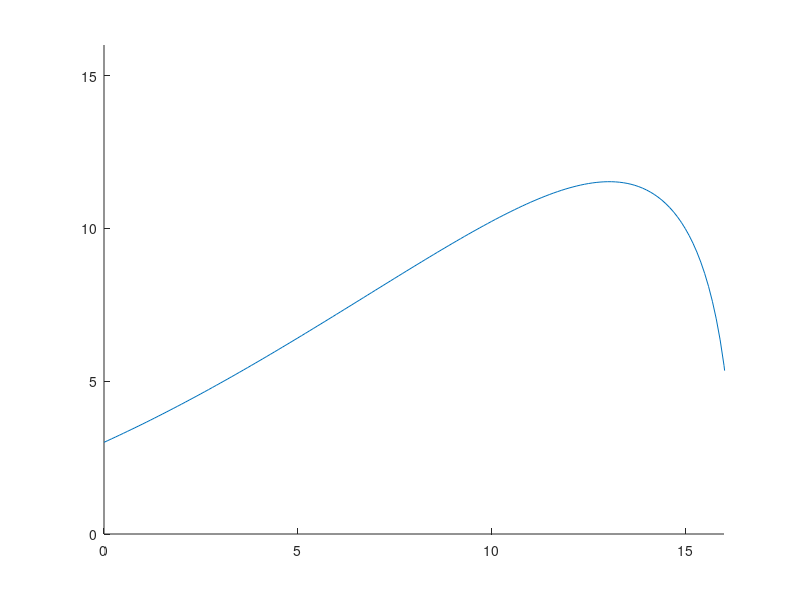

This chart was generated by the following MATLAB code:
clear;

Vi = 80; % Vi = initial velocity, m/s
Angle = 30; % Angle = initial angle, deg

Vxi = Vi * cos(deg2rad(Angle)); % Vxi = initial horizontal velocity
Vyi = Vi * sin(deg2rad(Angle)); % Vyi = initial vertical velocity

Vt = 6.86; % Vt = terminal velocity, m/s

x = 0:0.1:20; % x = horizontal distance, from 0 to 20 in 0.1 m increments

g = 9.81; % g = gravitational acceleration, m/s^2

sin(atand(rad2deg(Vt/Vyi)))

%%
% AngleTest = -40:40;
% VxiTest = Vi * cos(deg2rad(AngleTest));
% VyiTest = Vi * sin(deg2rad(AngleTest));
% divisorTest = sin(deg2rad(atand(rad2deg(Vt./VyiTest))));
% 
% figure;
% plot(AngleTest,divisorTest);
% hold on;
% plot(AngleTest,VyiTest);

%%

divisor = sin((atan((Vt/Vyi))));
numerator = sin((Vt/Vxi)*(exp((g*x)/(Vt^2))-1) + atan((Vt/Vyi)));
% When the numerator becomes negative, the solution becomes complex and
% ceases to work. Need to remove negative values (or not calculate y for
% them, at least).

intclause = numerator/divisor;

y = ((Vt^2)/g)*log(numerator/divisor);  
y = y + 3;

for i = 1:length(y)
    if y(i) < 0
       finalIndex = i - 1; 
       break;
    end
end

%% eqn 13
%  logInt = (Vt * Vxi)./(Vt * Vxi - g * x);
%  y13 = x * ((Vt + Vyi)/Vxi) - ((Vt^2)/g) * log(logInt);


%%
hold on;
plot(x(1:finalIndex),y(1:finalIndex));
xlim([0 16]);
ylim([0 16]);

%%
%plot(x,y13);
%%
% for i = 1:length(numerator)
%    if numerator(i) < 0
%       finalindex = i - 1; 
%       break;
%    end
% end
% 
% for j = 1:finalindex    
%     y(j) = ((Vt^2)/g)*log(numerator(j)/divisor);    
% end
% 
% figure;
% plot(x(1:finalindex),y);